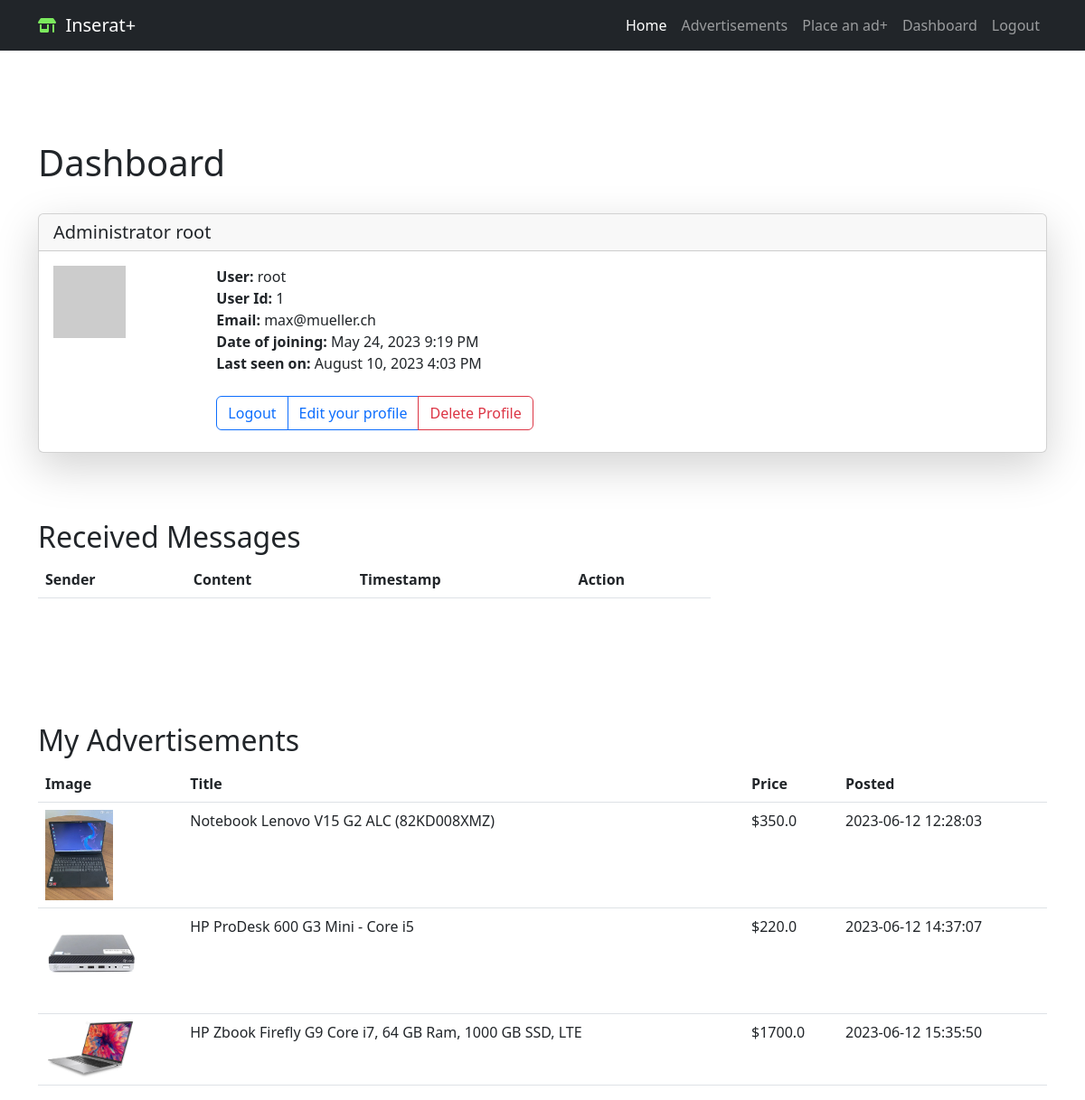
Page /user/root (signed in) on the committed database.
### app/models/login.py (models this page shows, shortened)
class User(db.Model, UserMixin):
    id = db.Column(db.Integer, primary_key=True)
    first_name = db.Column(db.String(50), nullable=False)
    last_name = db.Column(db.String(50), nullable=False)
    username = db.Column(db.String(20), unique=True, nullable=False)
    email = db.Column(db.String(120), unique=True, nullable=False)
    password_hash = db.Column(db.String(128), nullable=False)
    user_adedd = db.Column(db.DateTime, default=datetime.utcnow)
    last_seen = db.Column(db.DateTime, default=datetime.utcnow)
    is_admin = db.Column(db.Boolean, default=False)
    is_blocked = db.Column(db.Boolean, default=False)  # registered users can be blocked from logging in
    advertisements = db.relationship('Advertisement', backref='user', lazy=True)
    def avatar(self, size):
        digest = md5(self.email.lower().encode('utf-8')).hexdigest()
        return 'https://www.gravatar.com/avatar/{}?d=identicon&s={}'.format(
            digest, size
            )

### app/models/advertisement.py (models this page shows, shortened)
class Advertisement(db.Model):
    id = db.Column(db.Integer, primary_key=True)
    title = db.Column(db.String(100), nullable=False)
    description = db.Column(db.Text, nullable=False)
    timestamp = db.Column(db.DateTime, default=datetime.utcnow)
    price = db.Column(db.Float)
    contact_info = db.Column(db.String(255))
    city_id = db.Column(db.Integer, db.ForeignKey('city.id'), nullable=False)
    zip_code = db.Column(db.Integer, nullable=False, index=True)
    category_id = db.Column(db.Integer, db.ForeignKey('category.id'), nullable=False)
    subcategory_id = db.Column(db.Integer, db.ForeignKey('subcategory.id'), nullable=True)
    user_id = db.Column(db.Integer, db.ForeignKey('user.id'), nullable=False)
    image_filename = db.Column(db.String(100))
    city = db.relationship('City', backref='advertisements')
    category = db.relationship('Category', backref='advertisements')
    subcategory = db.relationship('Subcategory', backref='advertisements')
    images = db.relationship('AdvertisementImage', backref='advertisement', lazy=True)

### app/routes.py (the view)
@app.route('/user/<username>')
@login_required
def user(username):
    user = User.query.filter_by(username=username).first_or_404()
    advertisements = Advertisement.query.filter_by(user_id=user.id).all()
    messages = Message.query.filter_by(recipient_id=current_user.id).all()
    return render_template('user.html', user=user, messages=messages,
                           advertisements=advertisements)

### app/models/controlpanel.py (called while the page is built)
@app.context_processor
def security_context_processor():
    return dict(
        admin_base_template=admin.base_template,
        admin_view=admin.index_view,
        h=admin_helpers,
        get_url=url_for
    )

### app/models/login.py (called while the page is built)
@login.user_loader
def load_user(id):
    return User.query.get(int(id))

### app/routes.py (called while the page is built)
@app.before_request
def before_request():
    if current_user.is_authenticated:
        formatted_time = datetime.utcnow().strftime("%d-%b-%Y %H:%M:%S")
        current_user.last_seen = datetime.strptime(formatted_time, "%d-%b-%Y %H:%M:%S")
        db.session.commit()

### app/templates/user.html (shortened to what this page needs)
{% extends "base.html" %}
{% block content %}
<div class="container custom-container ">
  <h1>Dashboard</h1><br/>
  <div class="card shadow-lg">
    <h5 class="card-header">
      {{ user.first_name }}  {{ user.last_name }}</h5>
    <div class="card-body">
      <div class="card-title">
        <div class="row  g-0">
          <div class="col-sm-2 ">
            <img src="{{ user.avatar(128) }}">
          </div>
               <div class="col-sm-5">
                <strong>User:</strong>
                {{ user.username }}<br/>
                <strong>User Id:</strong>
                {{ user.id }}<br/>
                <strong>Email:</strong>
                {{ user.email }}<br/>
                {% if user.user_adedd %}
                <strong>Date of joining:</strong>
                {{ moment(user.user_adedd).format('LLL') }}<br/>
                {% endif %}
                {% if user.last_seen %}
                <strong>Last seen on:</strong>
                {{ moment(user.last_seen).format('LLL') }}<br/>
                {% endif %}<br/>
                <form action="{{ url_for('delete_profile') }}" method="POST" onsubmit="return confirm('Are you sure you want to delete your profile?');">
                  <div class="btn-group" role="group" aria-label="Basic outlined example">
                    <a href="{{ url_for('logout') }}" class="btn btn-outline-primary" role="button">Logout</a>
                    <a href="{{ url_for('edit_profile') }}" class="btn btn-outline-primary" role="button">Edit your profile</a>
                    <button type="submit" class="btn btn-outline-danger">Delete Profile</button>
                </form>
                </div>
             </div>
        </div>
      </div>
    </div>
  </div>
<br>
<div class="container custom-container">
  <h2>Received Messages</h2>
  <div class="col-md-8">
    <table class="table">
      <thead>
        <tr>
          <th>Sender</th>
          <th>Content</th>
          <th>Timestamp</th>
          <th>Action</th>
        </tr>
      </thead>
    </table>
  </div>
</div>
<br>
<br>
<br>
<div class="container custom-container ">
  <h2>My Advertisements</h2>
  <table class="table">
    <thead>
      <tr>
        <th>Image</th>
        <th>Title</th>
        <th>Price</th>
        <th>Posted</th>
      </tr>
    </thead>
    <tbody>
      {% for ad in advertisements %}
      <tr>
        <td>
          {% if ad.image_filename %}
            <img src="{{ url_for('static', filename='images/' + ad.image_filename) }}" alt="Advertisement Image" class="img-fluid" style="max-width: 100px; max-height: 100px;">
          {% else %}
            <img src="{{ url_for('static', filename='images/default_image.png') }}" alt="Default Image" class="img-fluid" style="max-width: 100px; max-height: 100px;">
          {% endif %}
        </td>
        <td>{{ ad.title }}</td>
        <td>${{ ad.price }}</td>
        <td>{{ ad.timestamp.strftime('%Y-%m-%d %H:%M:%S') }}</td>
      </tr>
      {% endfor %}
    </tbody>
  </table>
</div>
{% endblock %}

### app/templates/user.html (style rules this page uses)
.custom-container { margin-top: 50px; }

### rows in the picture
User: first_name "Administrator", last_name "root", username "root", id "1", email "max@mueller.ch", user_adedd "May 24, 2023 9:19 PM", last_seen "August 10, 2023 4:03 PM"
Advertisement: image_filename (picture), title "Notebook Lenovo V15 G2 ALC (82KD008XMZ)", price "350.0", timestamp "2023-06-12 12:28:03"
Advertisement: image_filename (picture), title "HP ProDesk 600 G3 Mini - Core i5", price "220.0", timestamp "2023-06-12 14:37:07"
Advertisement: image_filename (picture), title "HP Zbook Firefly G9 Core i7, 64 GB Ram, 1000 GB SSD, LTE", price "1700.0", timestamp "2023-06-12 15:35:50"
